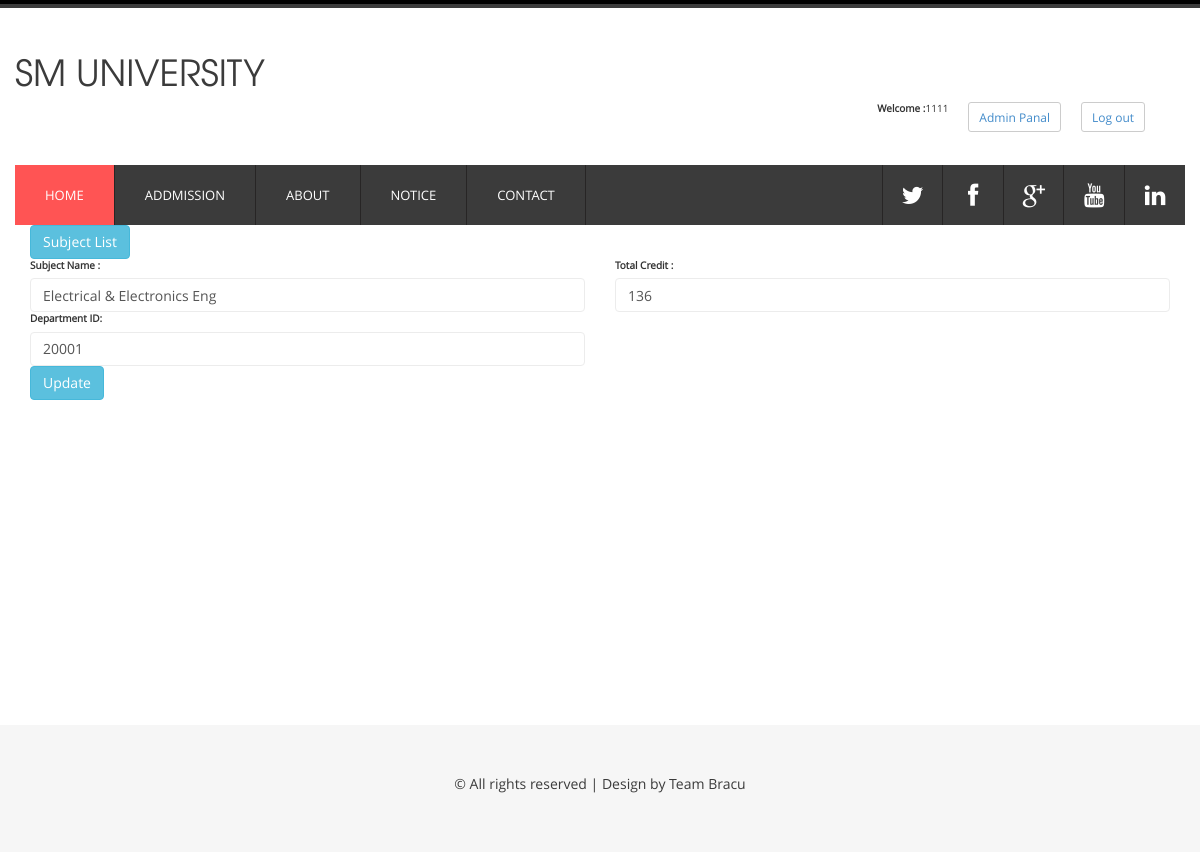
The page /includes/edit_subdetail.php?subjectid=20011 (signed in) on the database its author committed.
### tables this page shows
CREATE TABLE `subject` (
  `sub_id` int(7) NOT NULL,
  `sub_name` varchar(50) NOT NULL,
  `sub_credit` int(4) NOT NULL,
  `dept_id` int(11) NOT NULL
);

### includes/edit_subdetail.php (the view, shortened to what this page needs)
<?php
include_once('database.php');
include_once('headerInside.php');
if (isset($_REQUEST['subjectid'])) {
    $subjectid = $_REQUEST['subjectid'];
    $query = "SELECT * FROM subject WHERE sub_id =$subjectid";
    $result = mysqli_query($conn, $query);
    $subject = mysqli_fetch_assoc($result);
    $name = $subject['sub_name'];
    $credit = $subject['sub_credit'];
    $deptid = $subject['dept_id'];
} else {
    $id = "";
    $name = "";
    $credit = "";
    $deptid = "";
}
?>
<div class="container" style="height:500px;">
    <a href="subject-list.php" class="btn btn-info">Subject List</a>
    <form class="form-group" method="post" >
        <div class="row">
            <div class="col-lg-6">
                <label>Subject Name : </label>
                <input type="text" name="name" id='name' value="<?php echo $name ?>" class="form-control" />
            </div>
            <div class="col-lg-6">
                <label>Total Credit : </label>
                <input type="number" name="credit" id='credit' value="<?php echo $credit ?>" class="form-control" />
            </div>
            <div class="col-lg-6">
                <label>Department ID: </label>
                <input type="text" name="deptid" id='deptid' value="<?php echo $deptid ?>" class="form-control" />
            </div>
            <div class="col-lg-11">
                <input type="submit" name="update" value="Update" class='btn btn-info' />
            </div>
        </div>
    </form>
</div>
<?php
include_once('./includes/footer.php');
?>

### css/style.css (style rules this page uses)
body { font-family: 'open_sansregular'; background:#ffffff; font-size: 100%; }
.form-control { box-shadow: none; border: 1px solid #ECECEC; -webkit-transition: all 0.3s ease-in-out; -moz-transition: all 0.3s ease-in-out; -o-transition: all 0.3s ease-in-out; transition: all 0.3s ease-in-out; }

### rows shown on the page
subject: name "Electrical & Electronics Eng", credit "136", deptid "20001"

### other values the page prints
$_SESSION['admin'] "1111"
